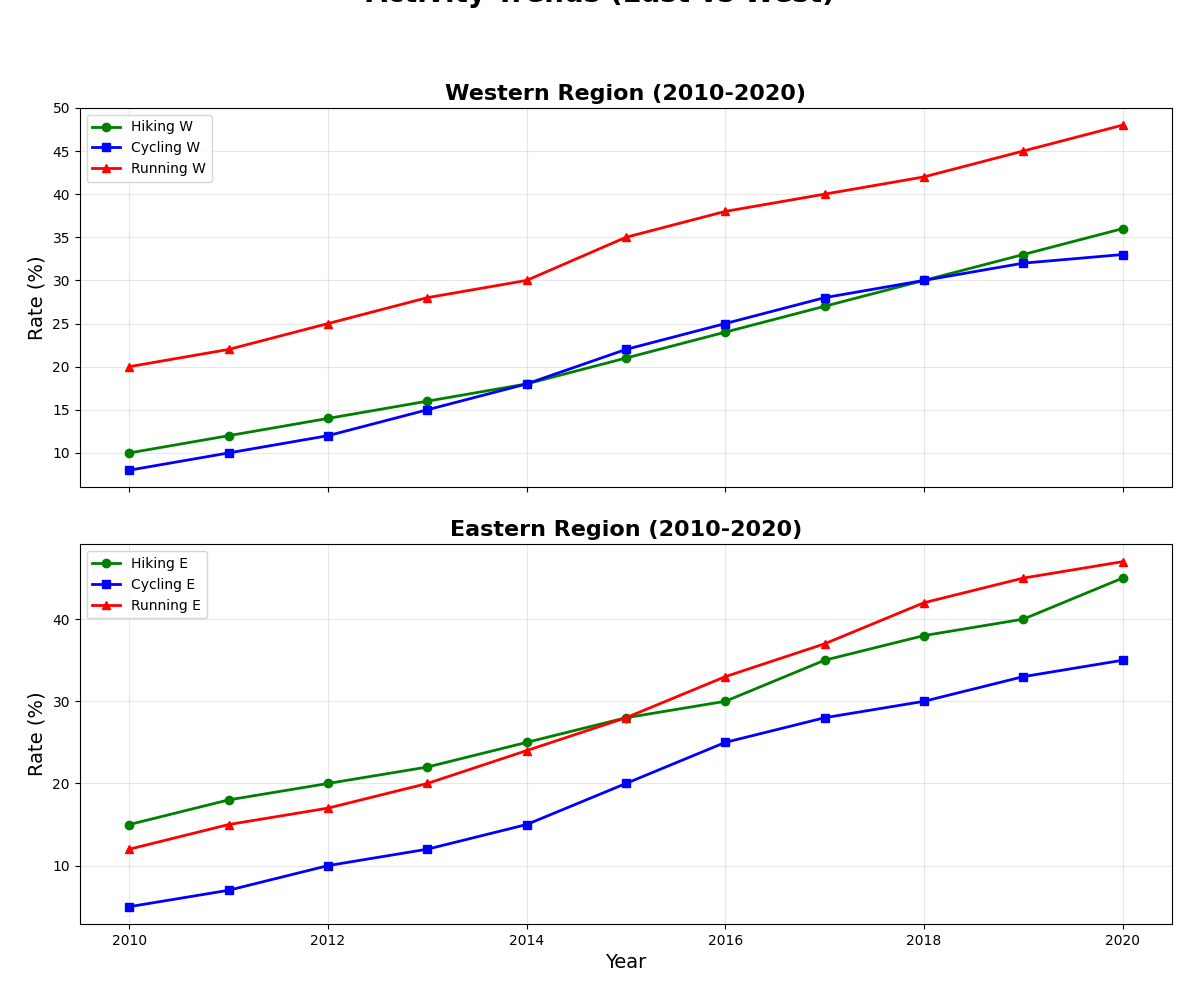

Here is the Python script that generated this plot:
import matplotlib.pyplot as plt
import numpy as np

years = np.arange(2010, 2021)

hiking_east = [15, 18, 20, 22, 25, 28, 30, 35, 38, 40, 45]
hiking_west = [10, 12, 14, 16, 18, 21, 24, 27, 30, 33, 36]
cycling_east = [5, 7, 10, 12, 15, 20, 25, 28, 30, 33, 35]
cycling_west = [8, 10, 12, 15, 18, 22, 25, 28, 30, 32, 33]
running_east = [12, 15, 17, 20, 24, 28, 33, 37, 42, 45, 47]
running_west = [20, 22, 25, 28, 30, 35, 38, 40, 42, 45, 48]

fig, (ax1, ax2) = plt.subplots(2, 1, figsize=(12, 10), sharex=True)

ax1.plot(years, hiking_west, marker='o', color='green', linestyle='-', linewidth=2,
         label='Hiking W')
ax1.plot(years, cycling_west, marker='s', color='blue', linestyle='-', linewidth=2,
         label='Cycling W')
ax1.plot(years, running_west, marker='^', color='red', linestyle='-', linewidth=2,
         label='Running W')
ax1.set_ylabel('Rate (%)', fontsize=14)
ax1.set_title('Western Region (2010-2020)', fontsize=16, weight='bold')
ax1.legend(loc='upper left')
ax1.grid(True, alpha=0.3)

ax2.plot(years, hiking_east, marker='o', color='green', linestyle='-', linewidth=2,
         label='Hiking E')
ax2.plot(years, cycling_east, marker='s', color='blue', linestyle='-', linewidth=2,
         label='Cycling E')
ax2.plot(years, running_east, marker='^', color='red', linestyle='-', linewidth=2,
         label='Running E')
ax2.set_xlabel('Year', fontsize=14)
ax2.set_ylabel('Rate (%)', fontsize=14)
ax2.set_title('Eastern Region (2010-2020)', fontsize=16, weight='bold')
ax2.legend(loc='upper left')
ax2.grid(True, alpha=0.3)

plt.suptitle('Activity Trends (East vs West)', fontsize=20, weight='bold', y=1.02)
plt.tight_layout(pad=2.0)
plt.show()
